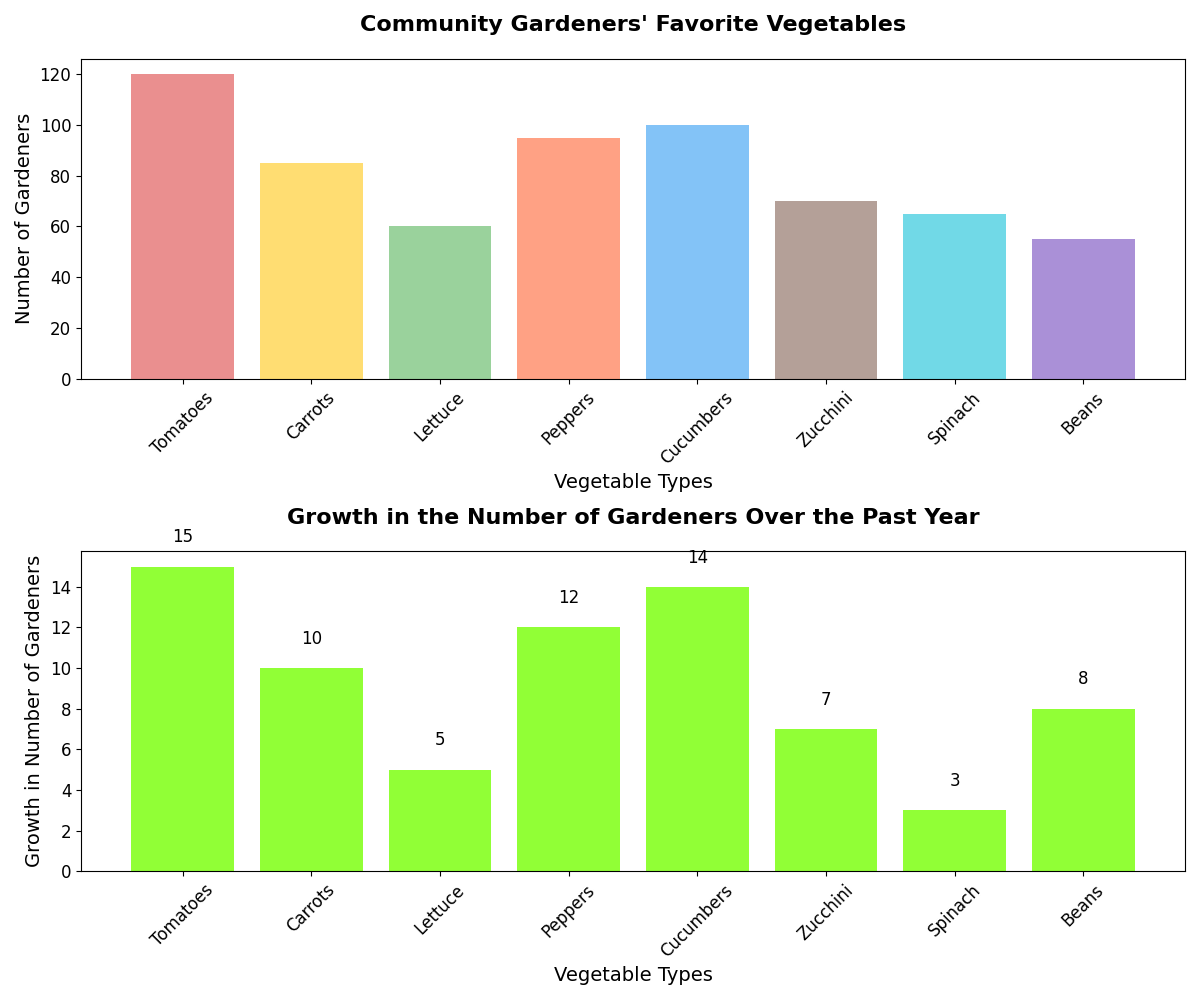

Here is the Python script that generated this plot:
import matplotlib.pyplot as plt
import numpy as np

# Backstory:
# Community gardeners in Urbanville participated in a survey on their favorite vegetables to grow. 
# This chart displays the number of gardeners growing each type of vegetable. Additionally, 
# it highlights the growth in the number of gardeners over the past year to demonstrate the rising trend and interest in urban gardening.

# Data
vegetables = ['Tomatoes', 'Carrots', 'Lettuce', 'Peppers', 'Cucumbers', 'Zucchini', 'Spinach', 'Beans']
gardeners = [120, 85, 60, 95, 100, 70, 65, 55]  # Number of gardeners growing each vegetable
growth = [15, 10, 5, 12, 14, 7, 3, 8]  # Growth in the number of gardeners over the past year

# Define colors for the bars
colors = ['#E57373', '#FFD54F', '#81C784', '#FF8A65', '#64B5F6', '#A1887F', '#4DD0E1', '#9575CD']

# Set up the plot layout
fig, ax = plt.subplots(2, 1, figsize=(12, 10))

# Bar chart for the number of gardeners
ax[0].bar(vegetables, gardeners, color=colors, alpha=0.8)
ax[0].set_title("Community Gardeners' Favorite Vegetables", fontsize=16, fontweight='bold', pad=20)
ax[0].set_ylabel('Number of Gardeners', fontsize=14)
ax[0].set_xlabel('Vegetable Types', fontsize=14)
ax[0].tick_params(axis='x', rotation=45, labelsize=12)
ax[0].tick_params(axis='y', labelsize=12)

# Bar chart for growth rates with color coding based on positive/negative growth
growth_colors = ['#76FF03' if g > 0 else '#F44336' for g in growth]
ax[1].bar(vegetables, growth, color=growth_colors, alpha=0.8)
ax[1].set_title("Growth in the Number of Gardeners Over the Past Year", fontsize=16, fontweight='bold', pad=20)
ax[1].set_ylabel('Growth in Number of Gardeners', fontsize=14)
ax[1].set_xlabel('Vegetable Types', fontsize=14)
ax[1].tick_params(axis='x', rotation=45, labelsize=12)
ax[1].tick_params(axis='y', labelsize=12)

# Adding annotations on the growth bars
for i, v in enumerate(growth):
    ax[1].text(i, v + (1 if v > 0 else -1), f"{v}", ha='center', va='bottom' if v > 0 else 'top', fontsize=12, color='black')

# Improve layout
plt.tight_layout()

# Display the plot
plt.show()
